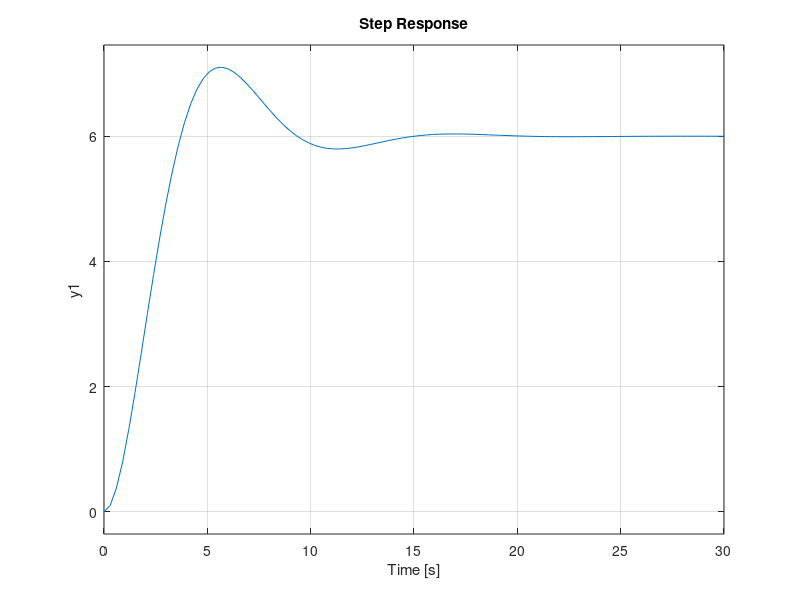

Source code (MATLAB): (Note: this script raises an error after producing the figure.)
%% PID Examples
% J.Currie Apr 2023
clc
clear
% set(gcf,'position',[490   380   621   468])

% Also see Control/PID/Tests/mxPID_tests.m for unit testing.

%% Sample Plant Model
% Second Order, Underdamped, Stable
clc
clf

Gs = tf(1.2, [0.5 0.3 0.2]);
step(Gs)

% Constants
Ts = 0.1;
tFinal = 60;

%% P-Only
Kp = 0.5;
Ki = 0;
Kd = 0;

pidParams = makeCPIDParams(Kp, Ki, Kd, Ts);
[t,r] = makeCPIDSimVec(Ts,tFinal);
[u_p, y_p] = simCPID(Gs, pidParams, t, r, 0, 'P Only Control');

%% PI
Kp = 0.5;
Ki = 0.1;
Kd = 0;

pidParams = makeCPIDParams(Kp, Ki, Kd, Ts);
[t,r] = makeCPIDSimVec(Ts,tFinal);
[u_pi, y_pi] = simCPID(Gs, pidParams, t, r, 0, 'PI Control');

%% PD
Kp = 0.5;
Ki = 0;
Kd = 0.2;

pidParams = makeCPIDParams(Kp, Ki, Kd, Ts);
[t,r] = makeCPIDSimVec(Ts,tFinal);
[u_pd, y_pd] = simCPID(Gs, pidParams, t, r, 0, 'PD Control');

%% PID
Kp = 0.5;
Ki = 0.2;
Kd = 0.2;

pidParams = makeCPIDParams(Kp, Ki, Kd, Ts);
[t,r] = makeCPIDSimVec(Ts,tFinal);
[u_pid, y_pid] = simCPID(Gs, pidParams, t, r, 0, 'PID Control');

%% Comparison Plot
clf
subplot(211)
plot(t,y_p,t,y_pi,t,y_pd,t,y_pid);
hold on;
stairs(t,r,'k:');
hold off; grid on;
ylabel('Plant Output [y]');
title('Control Type Comparison');
legend('P','PI','PD','PID')

subplot(212);
stairs(t,u_p);
hold on;
stairs(t,u_pi);
stairs(t,u_pd);
stairs(t,u_pid);
hold off;
grid on;
ylabel('Control Input [u]');
xlabel('Time [s]');
